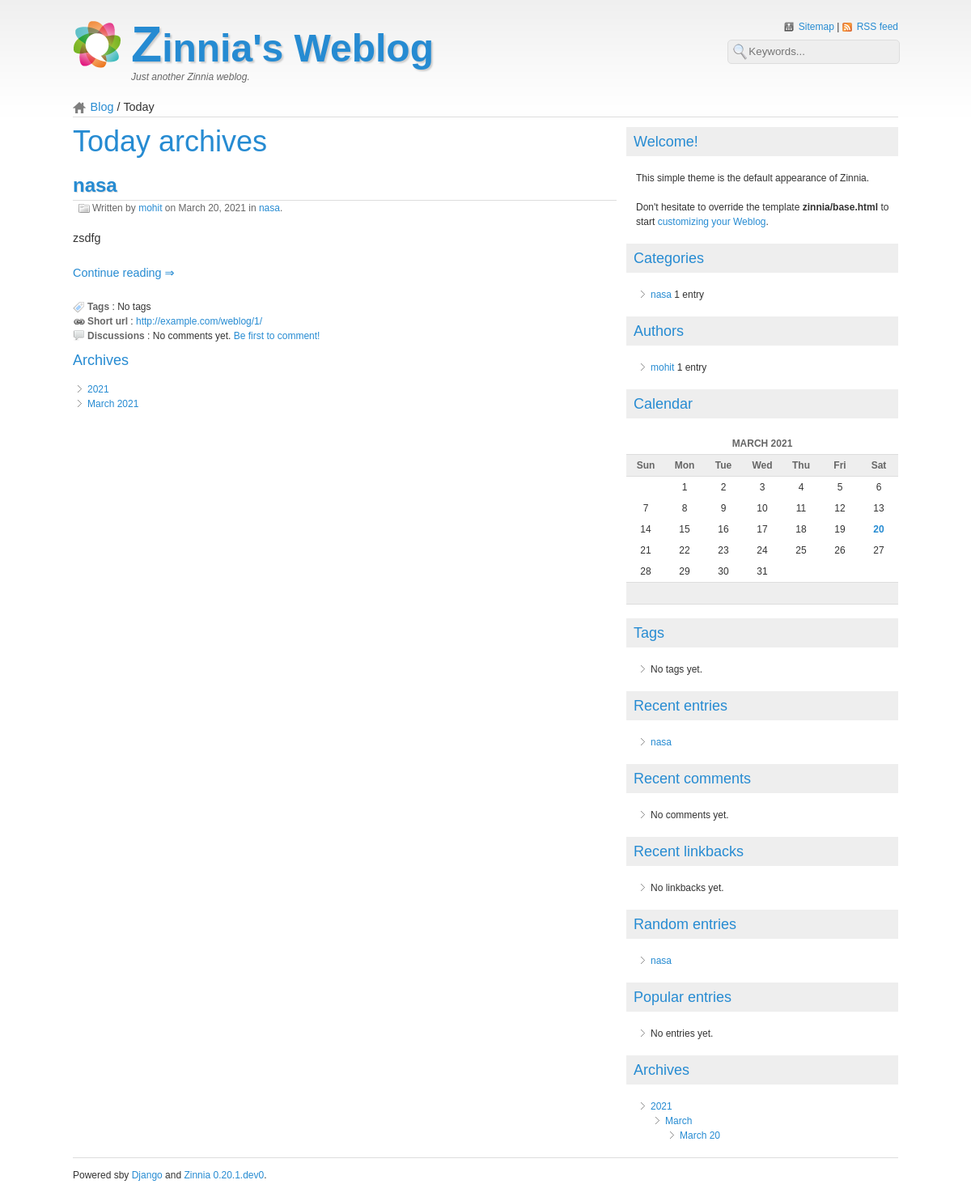
The app's page /weblog/today/ with its own data.
### zinnia/models/entry.py (models this page shows)
class Entry(load_model_class(ENTRY_BASE_MODEL)):
    """
    The final Entry model based on inheritence.
    """

### zinnia/models/category.py (models this page shows, shortened)
class Category(MPTTModel):
    title = models.CharField(
        _('title'), max_length=255)
    slug = models.SlugField(
        _('slug'), unique=True, max_length=255,
        help_text=_("Used to build the category's URL."))
    description = models.TextField(
        _('description'), blank=True)
    parent = TreeForeignKey(
        'self',
        related_name='children',
        null=True, blank=True,
        on_delete=models.SET_NULL,
        verbose_name=_('parent category'))
    objects = TreeManager()
    published = EntryRelatedPublishedManager()
    @property
    def tree_path(self):
        if self.parent_id:
            return '/'.join(
                [ancestor.slug for ancestor in self.get_ancestors()] +
                [self.slug])
        return self.slug
    def get_absolute_url(self):
        return reverse('zinnia:category_detail', args=(self.tree_path,))
    def __str__(self):
        return self.title
    class Meta:
        ordering = ['title']
        verbose_name = _('category')
        verbose_name_plural = _('categories')
    class MPTTMeta:
        order_insertion_by = ['title']

### zinnia/views/archives.py (the view)
class EntryToday(EntryArchiveMixin, BaseTodayArchiveView):
    template_name_suffix = '_archive_today'
    def get_dated_items(self):
        now = timezone.now()
        if timezone.is_aware(now):
            now = timezone.localtime(now)
        today = now.date()
        self.year, self.month, self.day = today.isoformat().split('-')
        return self._get_dated_items(today)

### zinnia/breadcrumbs.py (called while the page is built, shortened)
def handle_page_crumb(func):
    @wraps(func)
    def wrapper(path, model, page, root_name):
        path = PAGE_REGEXP.sub('', path)
        breadcrumbs = func(path, model, root_name)
        if page:
            if page.number > 1:
                breadcrumbs[-1].url = path
                page_crumb = Crumb(_('Page %s') % page.number)
                breadcrumbs.append(page_crumb)
        return breadcrumbs
    return wrapper

@handle_page_crumb
def retrieve_breadcrumbs(path, model_instance, root_name=''):
    breadcrumbs = []
    zinnia_root_path = reverse('zinnia:entry_archive_index')
    if root_name:
        breadcrumbs.append(Crumb(root_name, zinnia_root_path))
    if model_instance is not None:
        key = model_instance.__class__.__name__
        if key in MODEL_BREADCRUMBS:
            breadcrumbs.extend(MODEL_BREADCRUMBS[key](model_instance))
            return breadcrumbs
    date_match = ARCHIVE_WEEK_REGEXP.match(path)
    date_match = ARCHIVE_REGEXP.match(path)
    url_components = [comp for comp in
                      path.replace(zinnia_root_path, '', 1).split('/')
                      if comp]
    if len(url_components):
        breadcrumbs.append(Crumb(_(url_components[-1].capitalize())))
    return breadcrumbs

### zinnia/calendar.py (called while the page is built)
    def formatday(self, day, weekday):
        if day and day in self.day_entries:
            day_date = date(self.current_year, self.current_month, day)
            archive_day_url = reverse('zinnia:entry_archive_day',
                                      args=[day_date.strftime('%Y'),
                                            day_date.strftime('%m'),
                                            day_date.strftime('%d')])
            return '<td class="%s entry"><a href="%s" '\
                   'class="archives">%d</a></td>' % (
                       self.cssclasses[weekday], archive_day_url, day)
        return super(Calendar, self).formatday(day, weekday)

    def formatweekday(self, day):
        return '<th class="%s">%s</th>' % (self.cssclasses[day],
                                           WEEKDAYS_ABBR[day].title())

    def formatweekheader(self):
        return '<thead>%s</thead>' % super(Calendar, self).formatweekheader()

    def formatmonthname(self, theyear, themonth, withyear=True):
        monthname = '%s %s' % (MONTHS[themonth].title(), theyear)
        return '<caption>%s</caption>' % monthname

### zinnia/context_processors.py (called while the page is built)
def version(request):
    return {'ZINNIA_VERSION': __version__}

### zinnia/templates/zinnia/entry_archive_today.html (shortened to what this page needs)
{% extends "zinnia/entry_list.html" %}
{% load i18n %}
{% block body-class %}{{ block.super }} archive date today year-{{ day|date:"Y" }} month-{{ day|date:"m" }} week-{{ day|date:"W" }} day-{{ day|date:"d" }}{% endblock body-class %}
{% block content-title %}
<h1>{% trans "Today archives" %}</h1>
{% endblock content-title %}
{% block content-related %}
<h3>{% trans "Archives" %}</h3>
<ul>
  <li>
    <a href="{% url 'zinnia:entry_archive_year' day|date:"Y" %}" rel="archives">{{ day|date:"Y" }}</a>
  </li>
  <li>
    <a href="{% url 'zinnia:entry_archive_month' day|date:"Y" day|date:"m" %}" rel="archives">{{ day|date:"YEAR_MONTH_FORMAT" }}</a>
  </li>
{% endblock content-related %}

### zinnia/templates/zinnia/_entry_detail_base.html (shortened to what this page needs)
{% load static %}
{% load i18n %}
{% load zinnia %}
<article id="entry-{{ object.pk }}" class="hentry{% if object.featured %} featured{% endif %}" itemscope itemtype="http://schema.org/Article">
  {% block entry-header %}
  <header class="entry-header">
    {% block entry-title %}
    <h2 class="entry-title" itemprop="name">
      <a href="{{ object.get_absolute_url }}" title="{{ object.title }}" rel="bookmark" itemprop="url">
        {{ object.title|widont }}
      </a>
    </h2>
    {% endblock entry-title %}
    {% block entry-info %}
    <p class="entry-info">
      {% block entry-authors %}
      {% with authors=object.authors.all %}
      {% if authors|length %}
      {% trans "Written by" %}
      {% for author in authors %}
      <span class="vcard author" itemprop="author" itemscope itemtype="http://schema.org/Person">
        <a href="{{ author.get_absolute_url }}" class="fn url{% if not author.get_full_name %} nickname{% endif %}" rel="author"
           title="{% blocktrans %}Show all {{ author }}'s entries{% endblocktrans %}" itemprop="url">{{ author }}</a></span>{% if not forloop.last %}, {% endif %}
      {% endfor %}
      {% trans "on" context "on date" %}
      {% else %}
      {% trans "Written on" context "on date" %}
      {% endif %}
      {% endwith %}
      {% endblock entry-authors %}
      {% block entry-published %}
      <time class="published" datetime="{{ object.publication_date|date:"c" }}" itemprop="datePublished">{{ object.publication_date|date:"DATE_FORMAT" }}</time>
      {% endblock entry-published %}
      {% block entry-categories %}
      {% with categories=object.categories.all %}
      {% if categories|length %}
      {% trans "in" context "in categories" %}
      {% for category in categories %}
      <a href="{{ category.get_absolute_url }}"
         title="{% blocktrans %}Show all entries in {{ category }}{% endblocktrans %}"
         rel="tag category" itemprop="articleSection">{{ category }}</a>{% if not forloop.last %}, {% endif %}{% endfor %}{% endif %}.
      {% endwith %}
      {% endblock entry-categories %}
    </p>
    {% endblock entry-info %}
  </header>
  {% endblock entry-header %}
  {% block entry-body %}
  <div class="entry-body">
    {% block entry-content %}
    <div class="entry-content" itemprop="articleBody">
      {{ object_content|safe }}
    </div>
    {% endblock entry-content %}
    {% block continue-reading %}
    {% if continue_reading and object_content.has_more %}
    <p class="continue-reading">
      <a href="{{ object.get_absolute_url }}"
         title="{% blocktrans with object=object.title percent=object_content.remaining_percent|floatformat:0 %}{{ percent }}% of {{ object }} still remains to read.{% endblocktrans %}"
         rel="bookmark" itemprop="url">
        {% trans "Continue reading" %}
      </a>
    </p>
    {% endif %}
    {% endblock continue-reading %}
  </div>
  {% endblock entry-body %}
  {% block entry-footer %}
  <footer class="entry-footer">
    {% block entry-tags %}
    <p class="entry-tags">
      <strong>{% trans "Tags" %}</strong> :
      {% for tag in object.tags_list %}
      <a href="{% url 'zinnia:tag_detail' tag %}"
         title="{% blocktrans %}Show all entries tagged by {{ tag }}{% endblocktrans %}"
         rel="tag" itemprop="articleSection">{{ tag }}</a>
      {% empty %}
      <span>{% trans "No tags" %}</span>
      {% endfor %}
    </p>
    {% endblock entry-tags %}
    {% block entry-shorturl %}
    <p class="entry-shorturl">
      <strong>{% trans "Short url" %}</strong> :
      <a href="{{ object.short_url }}"
         title="{% blocktrans with object=object.title %}Short URL to {{ object }}{% endblocktrans %}"
         rel="shortlink">
        {{ object.short_url }}
      </a>
    </p>
    {% endblock entry-shorturl %}
    {% block entry-discussions %}
    <p class="entry-discussions">
      <strong>{% trans "Discussions" %}</strong> :
      {% block entry-comments %}
      {% with comment_count=object.comment_count %}
      {% if comment_count %}
      <a href="{{ object.get_absolute_url }}#comments"
         title="{% blocktrans with object=object.title %}Comments on {{ object }}{% endblocktrans %}">
        {% blocktrans count comment_count=comment_count %}{{ comment_count }} comment{% plural %}{{ comment_count }} comments{% endblocktrans %}
      </a>
      {% else %}
      {% if object.comments_are_open %}
      {% trans "No comments yet." %}
      <a href="{{ object.get_absolute_url }}#comment-form"
         title="{% blocktrans with object=object.title %}Leave a comment on {{ object }}{% endblocktrans %}">
        {% trans "Be first to comment!" %}
      </a>
      {% else %}
      {% trans "Comments are closed." %}
      {% endif %}
      {% endif %}
      {% endwith %}
      {% endblock entry-comments %}
    </p>
    {% endblock entry-discussions %}
  </footer>
  {% endblock entry-footer %}
</article>

### zinnia/templates/zinnia/tags/categories.html (shortened to what this page needs)
{% load i18n %}
<ul class="{% if not categories %}no-{% endif %}categories">
  {% for category in categories %}
  <li{% if category.slug == context_category.slug %} class="current"{% endif %}>
    <a href="{{ category.get_absolute_url }}"
       title="{% blocktrans %}Show all entries in {{ category }}{% endblocktrans %}">{{ category }}</a>
  </li>
  {% empty %}
  <li>
    {% trans "No categories yet." %}
  </li>
  {% endfor %}
</ul>

### zinnia/templates/zinnia/tags/authors.html (shortened to what this page needs)
{% load i18n %}
<ul class="{% if not authors %}no-{% endif %}authors">
  {% for author in authors %}
  <li class="vcard{% if author.get_username == context_author.get_username %} current{% endif %}">
    <a href="{{ author.get_absolute_url }}"
       title="{% blocktrans %}Show all {{ author }}'s entries{% endblocktrans %}"
       class="fn url{% if not author.get_full_name %} nickname{% endif %}">{{ author }}</a>
  </li>
  {% empty %}
  <li>
    {% trans "No authors yet." %}
  </li>
  {% endfor %}
</ul>

### zinnia/templates/zinnia/tags/entries_recent.html
{% load i18n %}
<ul class="{% if not entries %}no-{% endif %}entries-recent">
  {% for entry in entries %}
  <li>
    <a href="{{ entry.get_absolute_url }}" title="{{ entry.title }}" rel="bookmark">{{ entry.title }}</a>
  </li>
  {% empty %}
  <li>
    {% trans "No entries yet." %}
  </li>
  {% endfor %}
</ul>

### zinnia/templates/zinnia/tags/entries_random.html
{% load i18n %}
<ul class="{% if not entries %}no-{% endif %}entries-random">
  {% for entry in entries %}
  <li>
    <a href="{{ entry.get_absolute_url }}" title="{{ entry.title }}" rel="bookmark">{{ entry.title }}</a>
  </li>
  {% empty %}
  <li>
    {% trans "No entries yet." %}
  </li>
  {% endfor %}
</ul>

### zinnia/static/zinnia/theme/css/screen.css (style rules this page uses)
html, body, div, span, applet, object, iframe, h1, h2, h3, h4, h5, h6, p, blockquote, pre, a, abbr, acronym, address, big, cite, code, del, dfn, em, img, ins, kbd, q, s, samp, small, strike, strong, sub, sup, tt, var, b, u, i, center, dl, dt, dd, ol, ul, li, fieldset, form, label, legend, table, caption, tbody, tfoot, thead, tr, th, td, article, aside, canvas, details, embed, figure, figcaption, footer, header, hgroup, menu, nav, output, ruby, section, summary, time, mark, audio, video { margin: 0; padding: 0; border: 0; font-size: 100%; font: inherit; vertical-align: baseline; }
article, aside, details, figcaption, figure, footer, header, hgroup, menu, nav, section { display: block; }
body { line-height: 1; }
ol, ul { list-style: none; }
table { border-collapse: collapse; border-spacing: 0; }
.zinnia { line-height: 1.5; font-family: Arial, Helvetica, sans-serif; font-size: 75%; color-profile: sRGB; rendering-intent: auto; }
.zinnia h1, .zinnia h2, .zinnia h3, .zinnia h4, .zinnia h5, .zinnia h6 { font-weight: normal; }
.zinnia h1 { font-size: 3em; line-height: 1; margin-bottom: 0.50em; }
.zinnia h2 { font-size: 2em; margin-bottom: 0.75em; }
.zinnia h3 { font-size: 1.5em; line-height: 1; margin-bottom: 1.00em; }
.zinnia p { margin: 0 0 1.5em; }
.zinnia a { text-decoration: none; }
.zinnia strong, .zinnia dfn { font-weight: bold; }
.zinnia ul, .zinnia ol { margin: 0 1.5em 1.5em 0; padding-left: 1.5em; }
.zinnia ul { list-style-type: disc; }
.zinnia li { list-style-image: url("../img/bullet.png"); }
.zinnia table { margin-bottom: 1.4em; width: 100%; }
.zinnia th { font-weight: bold; }
.zinnia th, .zinnia td, .zinnia caption { padding: 4px 10px 4px 5px; }
.zinnia tfoot { font-style: italic; }
.zinnia .hentry { margin-bottom: 1em; }
.zinnia h2.entry-title { font-weight: bold; margin-bottom: 0; }
.zinnia .entry-info { padding-left: 2em; background: transparent url("../img/category.png") no-repeat scroll 0.5em; }
.zinnia .entry-content { text-align: justify; }
.zinnia .entry-content p { font-size: 1.2em; }
.zinnia .continue-reading { clear: both; font-size: 1.2em; }
.zinnia .continue-reading a:after { content: "\21d2"; }
.zinnia .entry-footer { clear: both; }
.zinnia .entry-footer p { margin: 0; }
.zinnia .entry-tags strong { padding-left: 1.5em; background: transparent url("../img/tags.png") no-repeat scroll; }
.zinnia .entry-shorturl strong { padding-left: 1.5em; background: transparent url("../img/shorturl.png") no-repeat scroll; }
.zinnia .entry-discussions strong { padding-left: 1.5em; background: transparent url("../img/comments.png") no-repeat scroll; }
.zinnia a[rel=archives] { display: inline-block; }
.zinnia a[rel=archives]:first-letter { text-transform: uppercase; }
.zinnia #sidebar ul, .zinnia #sidebar ol { margin-left: 1em; }
.zinnia [class*='entries-calendar'] { table-layout: fixed; }
.zinnia [class*='entries-calendar'] caption, .zinnia [class*='entries-calendar'] td, .zinnia [class*='entries-calendar'] th { padding: 4px 0; text-align: center; }
.zinnia [class*='entries-calendar'] caption { font-weight: bold; text-transform: uppercase; }
.zinnia [class*='entries-calendar'] tfoot td { font-style: normal; text-transform: capitalize; }
.zinnia [class*='entries-calendar'] .entry { font-weight: bold; }
.zinnia.default { color: #333; background-color: #fff; background: transparent url("../img/background.gif") repeat-x scroll left top; }
.zinnia.default h1, .zinnia.default h2, .zinnia.default h3, .zinnia.default h4, .zinnia.default h5, .zinnia.default h6 { color: #333; }
.zinnia.default a { color: #666; }
.zinnia.default h2.entry-title { border-bottom: 1px solid #ddd; text-shadow: 1px 1px 0 #ddd; }
.zinnia.default .entry-info { color: #666; }
.zinnia.default .entry-content { color: #333; }
.zinnia.default .entry-footer strong { color: #666; }
.zinnia.default legend, .zinnia.default caption { color: #666; }
.zinnia.default [class*='entries-calendar'] th, .zinnia.default [class*='entries-calendar'] tfoot td { color: #666; background: none repeat scroll 0 0 #eee; border-bottom: 1px solid #ddd; border-top: 1px solid #ddd; }
.zinnia.blue h1, .zinnia.blue h2, .zinnia.blue h3, .zinnia.blue h4, .zinnia.blue h5, .zinnia.blue h6 { color: #268bd2; }
.zinnia.blue a { color: #268bd2; }

### records on screen
Entry: title|widont "nasa", publication_date "March 20, 2021", lead "zsdfg", short_url "http://example.com/weblog/1/", title "nasa"
Category: title "nasa"

### other values on screen
{{ crumb.name }} "Blog"
{{ crumb.name }} "Today"
{{ author }} "mohit"
{{ day|date:"Y" }} "2021"
{{ day|date:"YEAR_MONTH_FORMAT" }} "March 2021"
{{ calendar|safe }} "MARCH 2021 Sun Mon Tue Wed Thu Fri Sat 1 2 3 4 5 6 7 8 9 10 11 12 13 14 15 16 17 18 19 20 21 22 23 24 25 26 27 28 29 30 31"
{{ year.grouper }} "2021"
{{ month_date|date:"F" }} "March"
{{ day_date|date:"MONTH_DAY_FORMAT" }} "March 20"
